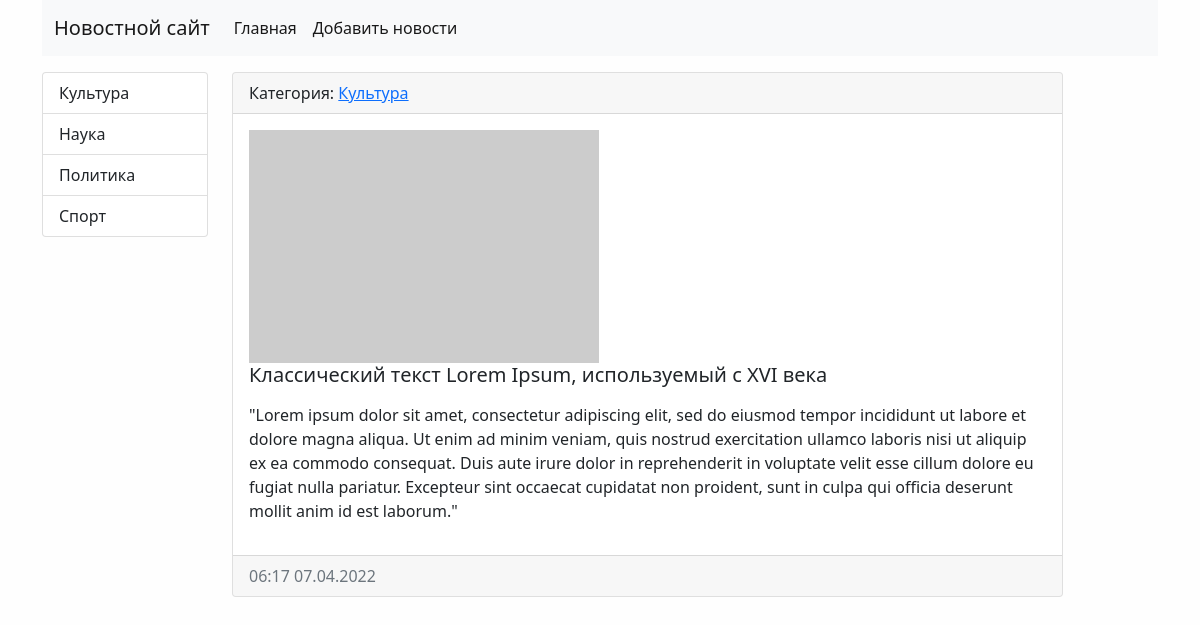
Screenshot of /news/14 with the database file from the repository.
### news/models.py (models this page shows, shortened)
class Category(models.Model):
    title = models.CharField(max_length=150, db_index=True, verbose_name='Наименование категории')
    def get_absolute_url(self):
        return reverse('category', kwargs={'category_id': self.pk})
    def __str__(self):
        return self.title
    class Meta:
        verbose_name = 'Категория'
        verbose_name_plural = 'Категории'
        ordering = ['title']

class News(models.Model):
    title = models.CharField(max_length=150, verbose_name='Наименование')
    content = models.TextField(blank=True, verbose_name='Контент')  # 'blank=True' tuldirilishi shart bulmagan qator
    created_at = models.DateTimeField(auto_now_add=True,
                                      verbose_name='Дата публикации')  # ma'lumot bazaga yozilgan paytdagi vaqtni kiritadi
    updated_at = models.DateTimeField(auto_now=True,
                                      verbose_name='Обновлено')  # ma'lumot xar safar uzgartirilgandagi vaqtni yozadi
    photo = models.ImageField(upload_to='photos/%Y/%m/%d/', verbose_name='Фото', blank=True)
    is_published = models.BooleanField(default=True, verbose_name='Опубликовано')
    category = models.ForeignKey('Category', on_delete=models.PROTECT,  verbose_name='Категория')
    class Meta:
        verbose_name = 'Новость'
        verbose_name_plural = 'Новости'
        ordering = ['-created_at']

### news/views.py (the view)
# urls.py: path('news/<int:news_id>', view_news, name='view_news'),
def view_news(request, news_id):
    news_item = get_object_or_404(News, pk=news_id)
    return render(request, 'news/view_news.html', {'news_item': news_item})

### news/templatetags/news_tags.py (called while the page is built)
@register.inclusion_tag('news/list_categories.html')
def show_categories():
    categories = Category.objects.all()
    return {'categories': categories}

### news/templates/news/view_news.html
{% extends 'base.html' %}
{% block sidebar %}
{% include 'inc/_sidebar.html' %}
{% endblock %}
{% block content %}
<div class="card mb-3">
    <div class="card-header">
        Категория: <a href="{{ news_item.category.get_absolute_url }}" class="href"> {{ news_item.category }} </a>
    </div>
    <div class="card-body">
        <div class="media">
            {% if news_item.photo %}
            <img src="{{ news_item.photo.url }}" alt="" width="350" class="mr-3">
            {% else %}
            <img src="https://i.picsum.photos/id/1/5616/3744.jpg?hmac=kKHwwU8s46oNettHKwJ24qOlIAsWN9d2TtsXDoCWWsQ"
                 alt="" width="350" class="mr-3">
            {% endif %}
            <div class="media-body">
                <h5 class="card-title">{{ news_item.title }}</h5>
                <p class="card-text">{{ news_item.content|linebreaks }}</p>
            </div>
        </div>
    </div>
    <div class="card-footer text-muted">
        {{ news_item.created_at|date:"H:i d.m.Y" }}
    </div>
</div>
{% endblock %}

### news/templates/news/list_categories.html
<div class="list-group">
    {% for item_category in categories %}
    <a href="{{ item_category.get_absolute_url }}" class="list-group-item list-group-item-action "
       aria-current="true">{{ item_category.title }}</a>
    {% endfor %}
</div>

### project/static/css/style.css (style rules this page uses)
body { background-color: #fefefe; }

### rows the page displays
Category: title "Культура"
Category: title "Наука"
Category: title "Политика"
Category: title "Спорт"
News: category "Культура", title "Классический текст Lorem Ipsum, используемый с XVI века", content "\"Lorem ipsum dolor sit amet, consectetur adipiscing elit, sed do eiusmod tempor incididunt ut labore et dolore magna aliqua. Ut enim ad minim veniam, quis nostrud exercitation ullamco laboris nisi ut aliquip ex ea commodo consequat. Duis aute irure dolor in reprehenderit in voluptate velit esse cillum dolore eu fugiat nulla pariatur. Excepteur sint occaecat cupidatat non proident, sunt in culpa qui officia deserunt mollit anim id est laborum.\"", created_at "06:17 07.04.2022"
